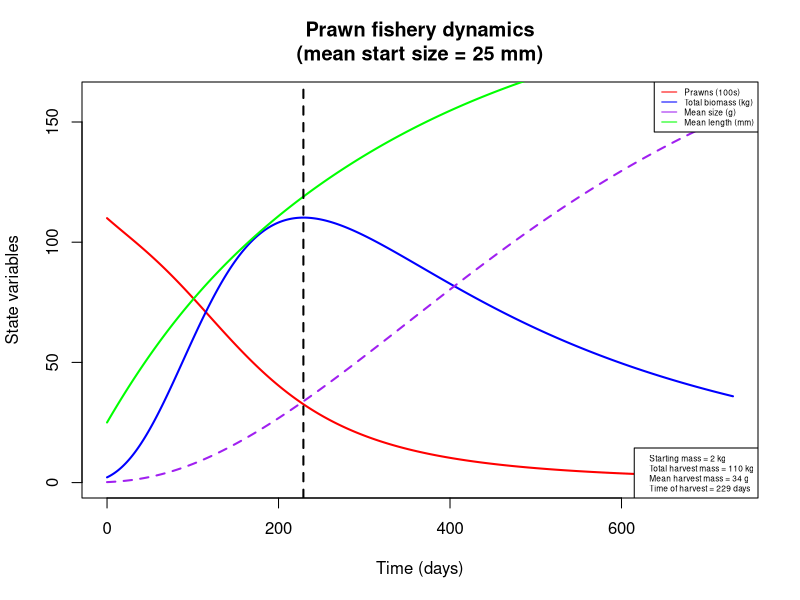
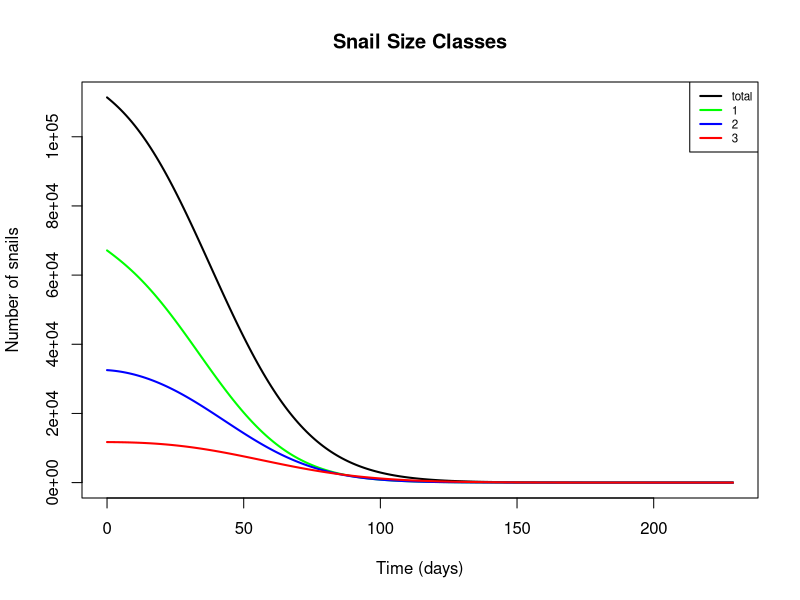
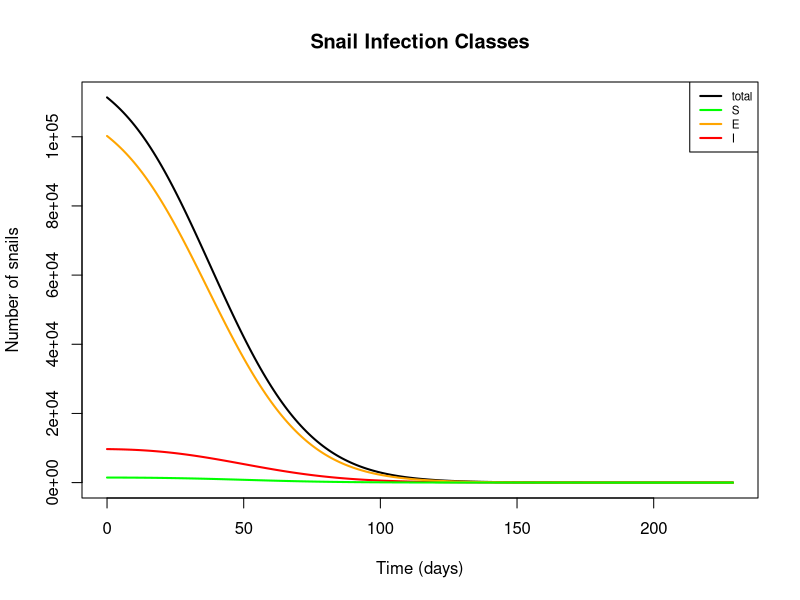
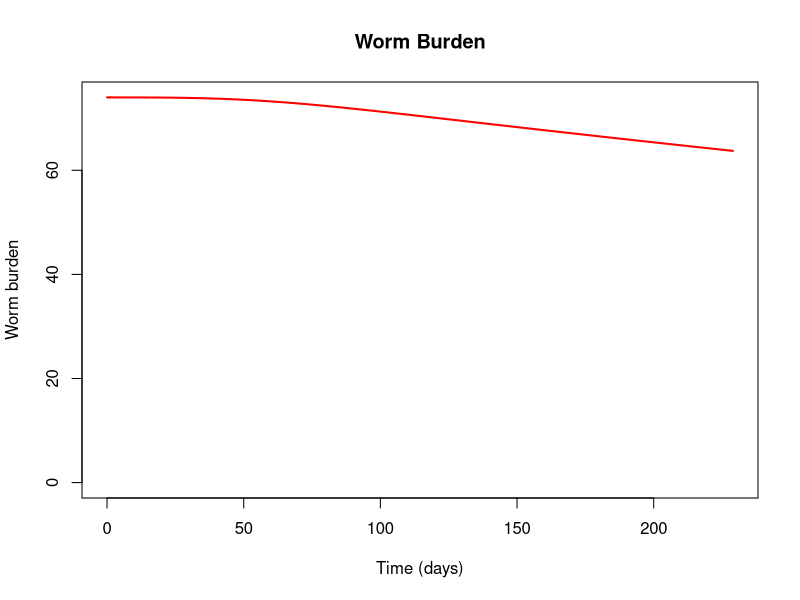
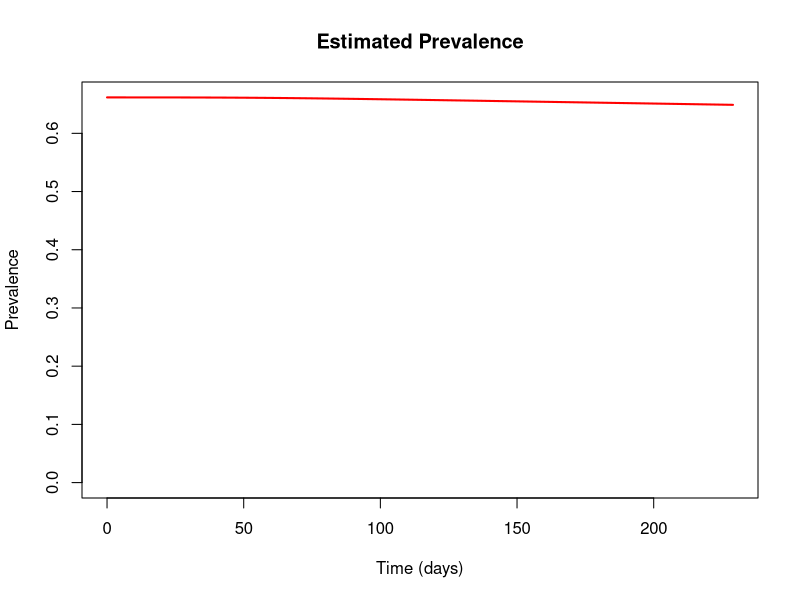
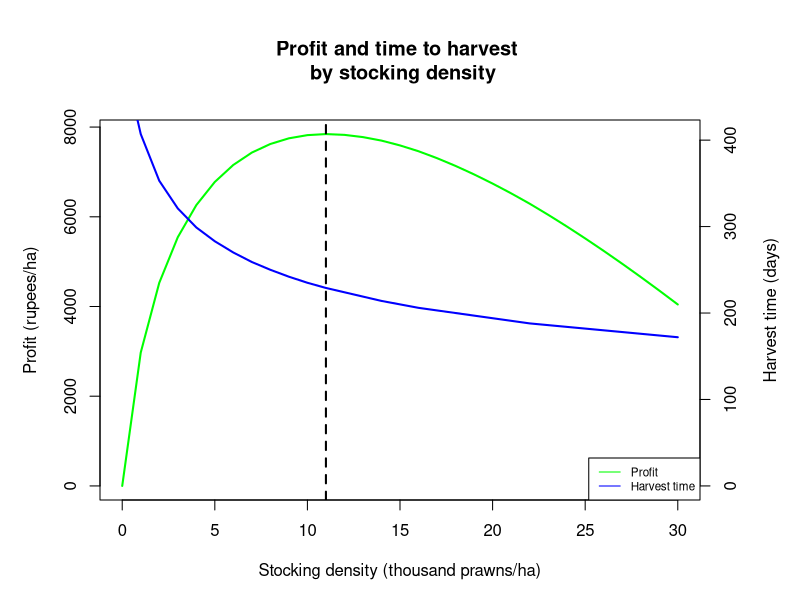
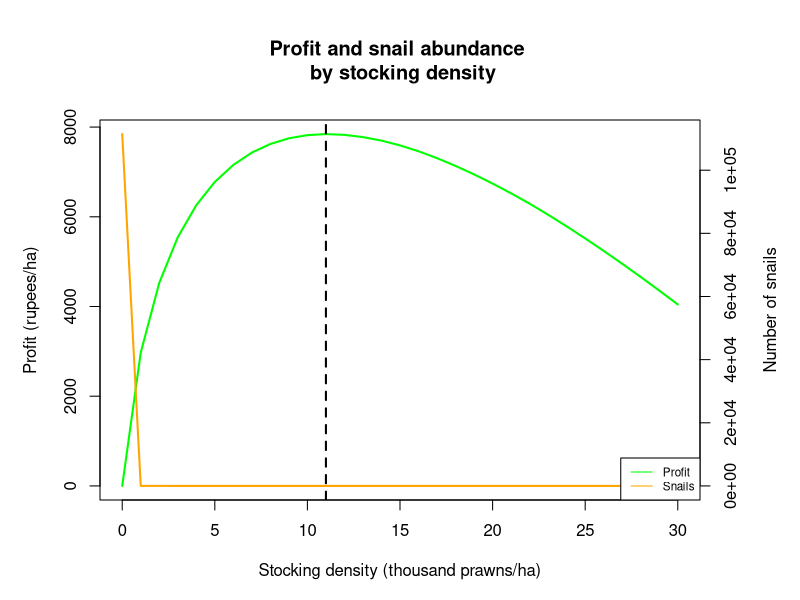
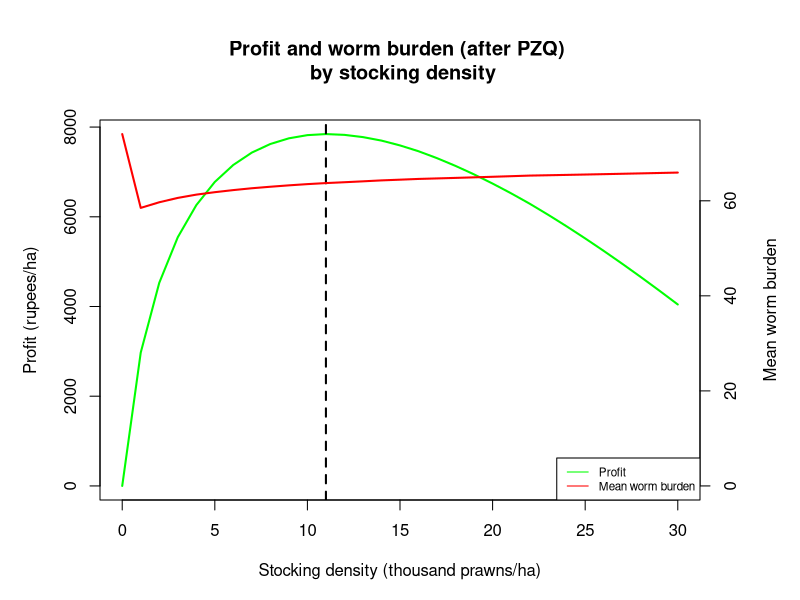

Recreate these plots in R, in order.
#### Full snail-prawn model including epidemiological, predation, and aquaculture components

## To-do list:
  # Add a pulse function for MDA (potentially with split populations)
  # Incorporate seasonality into model
  # Sensitivity analysis, particularly for prawn attack rate
  # Run simulations with Gates POC specifications

require(deSolve)

snail_prawn_model = function(t, n, parameters) { 
  with(as.list(parameters),{
    
    S1=n[1]
    S2=n[2]
    S3=n[3]
    E1=n[4]
    E2=n[5]
    E3=n[6]
    I2=n[7]
    I3=n[8]
    W=n[9]
    P=n[10]
    L=n[11]
    
    N1 = S1+E1     # Total snails of size class 1
    N2 = S2+E2+I2  # Total snails of size class 2
    N3 = S3+E3+I3  # Total snails of size class 3
    N = N1+N2+N3   # Total number of snails
    
    # Miracidial density per person as a function of mean worm burden (W) and miracidial shedding rate (m)
    M = m*0.5*W
    
    # Mean and total prawn biomass, converting from length (mm) to weight (g)
    Bm.p = (a.p*(L/10)^b.p)/10  
    Bm.t = P*Bm.p
    
    # Mean snail biomass in each size class, converting from length (cm) to weight (g)
    Bm.n1 = a.s*0.4^b.s  # 4mm size class
    Bm.n2 = a.s*0.8^b.s  # 8mm size class
    Bm.n3 = a.s*1.2^b.s  # 12mm size class
    
    # Prawn-to-snail mass ratios for each size class
    Bm.r1 = Bm.p / Bm.n1
    Bm.r2 = Bm.p / Bm.n2
    Bm.r3 = Bm.p / Bm.n3
    
    # Attack rates for each size class as a function of biomass ratio
    alpha1 = ar*Bm.r1
    alpha2 = ar*Bm.r2
    alpha3 = ar*Bm.r3
    
    # Adjusted attack rates, accounting for area of interest and limiting factors in the wild
    alpha_star1 = alpha1*s/A
    alpha_star2 = alpha2*s/A
    alpha_star3 = alpha3*s/A
    
    # Handling times for each size class as a function of biomass ratio
    handle1 = 1/(th*Bm.r1)
    handle2 = 1/(th*Bm.r2)
    handle3 = 1/(th*Bm.r3)
    
    # Functional responses for each size class
    psi1 = (P*alpha_star1) / (1+sum(alpha_star1*handle1*N1, alpha_star2*handle2*N2, alpha_star3*handle3*N3))
    psi2 = (P*alpha_star2) / (1+sum(alpha_star1*handle1*N1, alpha_star2*handle2*N2, alpha_star3*handle3*N3))
    psi3 = (P*alpha_star3) / (1+sum(alpha_star1*handle1*N1, alpha_star2*handle2*N2, alpha_star3*handle3*N3))
    
    ## Model equations:
    
    # Susceptible snails, class 1
    dS1dt = f*(1-N/(Kn*A))*(S2+S3+z*(E2+E3)) - muN1*S1 - psi1*S1 - g1*S1 - beta*M*H*S1
    
    # Susceptible snails, class 2
    dS2dt = g1*S1 - muN2*S2 - psi2*S2 - g2*S2 - beta*M*H*S2
    
    # Susceptible snails, class 3
    dS3dt = g2*S2 - muN3*S3 - psi3*S3 - beta*M*H*S3
    
    # Exposed (prepatent) snails, class 1
    dE1dt = beta*M*H*S1 - muN1*E1 - psi1*E1 - g1*E1 - sigma*X*E1
    
    # Exposed (prepatent) snails, class 2
    dE2dt = beta*M*H*S2 + g1*E1 - muN2*E2 - psi2*E2 - g2*E2 - sigma*E2
    
    # Exposed (prepatent) snails, class 3
    dE3dt = beta*M*H*S3 + g2*E2 - muN3*E3 - psi3*E3 - sigma*E3
    
    # Infectious (shedding) snails, class 2
    dI2dt = sigma*X*E1 + sigma*(1-rho)*E2 - (muN2 + muI)*I2 - psi2*I2 - g2*I2
    
    # Infectious (shedding) snails, class 3
    dI3dt = sigma*rho*E2 + sigma*E3 + g2*I2 - (muN3 + muI)*I3 - psi3*I3
    
    # Mean human worm burden
    dWdt = lambda*I2/A + theta*lambda*I3/A - (muW + muH)*W
    
    # Prawn abundance
    dPdt = -P*(muP*L^d + Bm.t/phi)
    
    # Mean prawn length (mm)
    dLdt = k/(1+gam*Bm.t)*(linf - L)
    
    
    return(list(c(dS1dt, dS2dt, dS3dt, dE1dt, dE2dt, dE3dt, dI2dt, dI3dt, dWdt, dPdt, dLdt)))
  }) 
} 


## Set initial values and parameters
area = 10000
nstart = c(S1 = 0.144*area, S2 = 0.002*area, S3 = 0, E1 = 6.57*area, E2 = 2.61*area, E3 = 0.843*area, 
           I2 = 0.640*area, I3 = 0.329*area, W = 74, P = 11000*area/10000, L = 25)
time = seq(0, 365*2, 1)

parameters=c(
  # Location parameters
  A = area,          # Area of site of interest, m^2
  H = 1000,          # Human population at site of interest
  
  # Snail reproductive parameters
  f = 0.26,          # Birth rate of adult snails (snails/reproductive snail/day, including survival to detection - more like a recruitment rate); 
                     #   adjusted from Sokolow et al. 2015 to account for the fact that class 1 snails are assumed to be juveniles and therefore don't reproduce
  Kn = 50,           # Carrying capacity of snails (snails/m^2), from Sokolow et al. 2015
  z = 0.5,           # Fraction of prepatent snails that can reproduce, from Sokolow et al. 2015
  
  # Snail growth parameters
  a.s = 0.187178454, # Allometric parameter for snail length-weight relationship, fitted to Sanna's data on B. glabrata
  b.s = 2.536764792, # Allometric parameter for snail length-weight relationship, fitted to Sanna's data on B. glabrata
  g1 = 1/37,         # Growth rate of small snails (size class transition rate, in terms of days to grow 4mm; adapted from McCreesh et al. 2014, assuming water temp. of 25 C)
  g2 = 1/62,         # Growth rate of medium snails (size class transition rate, in terms of days to grow 4mm; adapted from McCreesh et al. 2014, assuming water temp. of 25 C)
  
  # Snail mortality parameters
  muN1 = 1/40,       # Natural mortality rate of small snails (deaths/snail/day; assume mean lifespan = 50 days)
  muN2 = 1/50,       # Natural mortality rate of medium snails (deaths/snail/day; assume mean lifespan = 50 days)
  muN3 = 1/60,       # Natural mortality rate of large snails (deaths/snail/day; assume mean lifespan = 50 days)
  muI = 1/10,        # Additional mortality rate of shedding snails as a result of infection, from Sokolow et al. 2015
  
  # Prawn growth parameters
  a.p = 0.096868,    # Allometric parameter for prawn length-weight relationship, from Lalrinsanga et al. 2012 (M. rosenbergii, growout phase)
  b.p = 3.2944,      # Allometric parameter for prawn length-weight relationship, from Lalrinsanga et al. 2012 (M. rosenbergii, growout phase)
  k = 0.00339726,    # Growth coefficient, from Nwosu & Wolfi 2006 (M. vollenhovenii); alternate value for M. rosenbergii, from Sampaio & Wagner 1996: 0.0104333333
  linf = 206,        # Max length (mm), from Nwosu & Wolfi 2006 (M. vollenhovenii)
  gam = 1e-6,        # Density-dependent growth parameter (based on biomass per hectare); not yet fit
  
  # Prawn mortality parameters
  muP = 0.006136986, # Natural prawn mortality rate, from Nwosu & Wolfi 2006 (M. vollenhovenii)
  d = -0.25,         # Exponential parameter relating size with mortality; no source
  phi = 2e7,         # Density-dependent mortality parameter (based on biomass per hectare); not yet fit
  
  # Predation parameters
  ar = 0.037192,     # Coefficient for relationship between biomass ratio and attack rate, fitted to data from Sokolow et al. 2014
  th = 0.40450,      # Coefficient for relationship between biomass ratio and handling time, fitted to data from Sokolow et al. 2014
  s = 1/50,          # Scale factor limiting prawn attack rate in the wild (vs. lab conditions);
                     #   decreased from 1/10 to 1/50 in size class model to match expected elimination threshold
  
  # Infection parameters
  beta = 8e-5,       # Human-to-snail infection probability in reference area (infected snails/miracidia/snail/day); adjusted from Sokolow et al. 2015 (original value: 4e-6)
  m = 0.8,           # Miracidial shedding rate per adult female worm divided by miracidial mortality; from Sokolow et al. 2015
  sigma = 1/30,      # Latent period for exposed snails (infectious snails/exposed snail/day); adjusted from Sokolow et al. 2015 (original value: 1/50)
  X = 0,             # Fraction of exposed small snails that convert directly to medium shedding (ignored for now)
  rho = 0,           # Fraction of exposed medium snails that convert directly to large shedding (ignored for now)
  lambda = 0.05,     # Snail-to-human infection probability scaled to 1 m^2 (composite including cercarial shedding, mortality, infection, survival to patency); 
                     #   adjusted from Sokolow et al. 2015 (original value: 0.1)
  theta = 2,         # Scale factor describing increase in cercarial shedding rate in larger snails; from Chu & Dawood 1970 (estimated to be between 2 and 10)
  
  # Schisto mortality parameters
  muW = 1/(3.3*365), # Natural mortality rate of adult worms in humans, assuming average lifespan of 3.3 years, from Sokolow et al. 2015
  muH = 1/(60*365)   # Natural mortality of humans (contributing to worm mortality), assuming average lifespan of 60 years, from Sokolow et al. 2015
)



## Run model and assess outcomes over one or more aquaculture cycles

# Start with single run to calculate the time to optimal harvest and other fisheries statistics
output = as.data.frame(ode(nstart, time, snail_prawn_model, parameters))
output$B = ((parameters['a.p']*(output$L/10)^parameters['b.p'])/10)       # Mean prawn biomass, transformed from length using allometric equation
output$Bt = output$B*output$P                                             # Total prawn biomass

start.mass.kg = output$Bt[output$time == 0]/1000                          # Total prawn biomass at beginning of cycle, in kg
harvest.mass.kg = max(output$Bt)/1000                                     # Total prawn biomass at end of cycle, in kg
harvest.size = output$B[output$Bt == max(output$Bt)]                      # Average prawn biomass at harvest, in g
harvest.time = output$time[output$Bt == max(output$Bt)]                   # Time to optimal harvest, in days

# Plot prawn aquaculture dynamics
plot(x = output$time, y = output$P/100, col = 'red', xlab = 'Time (days)', ylab = 'State variables', 
     type = 'l', lwd=2, xlim = c(0, max(output$time)), ylim = c(0, max(output$Bt/1000)+50),
     main = paste('Prawn fishery dynamics\n', '(mean start size = ', as.numeric(nstart[11]), ' mm)', sep = ''))
lines(x = output$time, y = output$Bt/1000, col = 'blue', lwd=2)
lines(x = output$time, y = output$B, col = 'purple', lwd=2, lty=2)
lines(x = output$time, y = output$L, col = 'green', lwd=2)
abline(v = harvest.time, lty = 2, lwd = 2)
legend('topright', legend = c('Prawns (100s)', 'Total biomass (kg)', 'Mean size (g)', 'Mean length (mm)'), 
       lty = 1, col = c('red', 'blue', 'purple', 'green'), cex = 0.5)
legend('bottomright', legend = c(paste('Starting mass =', round(start.mass.kg), 'kg', sep = ' '),
                                 paste('Total harvest mass =', round(harvest.mass.kg), 'kg', sep = ' '), 
                                 paste('Mean harvest mass =', round(harvest.size), 'g', sep = ' '), 
                                 paste('Time of harvest =', round(harvest.time), 'days', sep = ' ')), cex=0.5)

# Run model for the desired number of cycles
ncycles = 1
nstart.lt = nstart
time.lt = seq(0, harvest.time, 1)
output.lt = data.frame()
for (i in 1:ncycles) {
  output.tmp = as.data.frame(ode(nstart.lt, time.lt, snail_prawn_model, parameters))
  output.tmp$time = output.tmp$time + (i-1)*harvest.time
  output.lt = rbind(head(output.lt, -1), output.tmp)
  nstart.lt['S1'] = tail(output.lt$S1, 1)
  nstart.lt['S2'] = tail(output.lt$S2, 1)
  nstart.lt['S3'] = tail(output.lt$S3, 1)
  nstart.lt['E1'] = tail(output.lt$E1, 1)
  nstart.lt['E2'] = tail(output.lt$E2, 1)
  nstart.lt['E3'] = tail(output.lt$E3, 1)
  nstart.lt['I2'] = tail(output.lt$I2, 1)
  nstart.lt['I3'] = tail(output.lt$I3, 1)
  nstart.lt['W'] = tail(output.lt$W, 1)
}

output.lt$S.t = output.lt$S1 + output.lt$S2 + output.lt$S3                      # Total susceptible snails
output.lt$E.t = output.lt$E1 + output.lt$E2 + output.lt$E3                      # Total exposed snails 
output.lt$I.t = output.lt$I2 + output.lt$I3                                     # Total infected snails
output.lt$N1.t = output.lt$S1 + output.lt$E1                                    # Total snails of size class 1
output.lt$N2.t = output.lt$S2 + output.lt$E2 + output.lt$I2                     # Total snails of size class 2
output.lt$N3.t = output.lt$S3 + output.lt$E3 + output.lt$I3                     # Total snails of size class 3
output.lt$N.t = output.lt$S.t + output.lt$E.t + output.lt$I.t                   # Total snails
output.lt$prev = pnbinom(2, size = 0.25, mu = output.lt$W, lower.tail = FALSE)  # Estimated prevalence, using a negative binomial dist. with k = 0.25
output.lt$B = ((parameters['a.p']*(output.lt$L/10)^parameters['b.p'])/10)       # Mean prawn biomass, transformed from length using allometric equation
output.lt$Bt = output.lt$B*output.lt$P                                          # Total prawn biomass

# Plot snail dynamics by size class
plot(x = output.lt$time, y = output.lt$N.t, type = 'l', col = 'black', lwd=2, xlab = 'Time (days)', 
     ylab = 'Number of snails', ylim = c(0,max(output.lt$N.t)),
     main = 'Snail Size Classes')
lines(output.lt$time, output.lt$N1.t, col = 'green', lwd = 2)
lines(output.lt$time, output.lt$N2.t, col = 'blue', lwd = 2)
lines(output.lt$time, output.lt$N3.t, col = 'red', lwd = 2)
legend('topright', legend = c('total', '1', '2', '3'), lwd = 2, col = c('black', 'green', 'blue', 'red'), cex = 0.7)

# Plot snail dynamics by infection class
plot(x = output.lt$time, y = output.lt$N.t, type = 'l', col = 'black', lwd=2, xlab = 'Time (days)', 
     ylab = 'Number of snails', ylim = c(0,max(output.lt$N.t)), 
     main = 'Snail Infection Classes')
lines(output.lt$time, output.lt$I.t, col = 'red', lwd = 2)
lines(output.lt$time, output.lt$E.t, col = 'orange', lwd = 2)
lines(output.lt$time, output.lt$S.t, col = 'green', lwd = 2)
legend('topright', legend = c('total', 'S', 'E', 'I'), lwd = 2, col = c('black', 'green', 'orange', 'red'), cex = 0.7)

# Plot mean human worm burden and prevalence of infection
plot(x = output.lt$time, y = output.lt$W, type = 'l', col = 'red', lwd=2, xlab = 'Time (days)', 
     ylab = 'Worm burden', ylim = c(0,max (output.lt$W)),
     main = 'Worm Burden')
plot(x = output.lt$time, y = output.lt$prev, type = 'l', col = 'red', lwd=2, xlab = 'Time (days)', 
     ylab = 'Prevalence', ylim = c(0,max (output.lt$prev)),
     main = 'Estimated Prevalence')



## Assess single-cycle outcomes over multiple stocking densities
#  NOTE: set parameters and initial values first!

# Run the model over the desired range of stocking densities (in thousands of post-larvae);
# set initial MWB to 74 to match disease equilibrium, or 2 to mimic PZQ administration
x = c(0:30)
nstart.sd = nstart
nstart.sd['W'] = 74
time.sd = seq(0, 500, 1)
harvest = numeric(length(x))
harvest.t = numeric(length(x))
snails = numeric(length(x))
worms = numeric(length(x))
for (i in x) {
  nstart.sd['P'] = 1000*i
  output.sd = as.data.frame(ode(nstart.sd, time.sd, snail_prawn_model, parameters))
  output.sd$S.t = output.sd$S1 + output.sd$S2 + output.sd$S3
  output.sd$E.t = output.sd$E1 + output.sd$E2 + output.sd$E3
  output.sd$I.t = output.sd$I2 + output.sd$I3
  output.sd$Inf.t = output.sd$E.t + output.sd$I.t
  output.sd$N.t = output.sd$S.t + output.sd$E.t + output.sd$I.t
  output.sd$B = ((parameters['a.p']*(output.sd$L/10)^parameters['b.p'])/10)
  output.sd$Bt = output.sd$B*output.sd$P
  harvest[i+1] = max(output.sd$Bt)/1000
  ht.tmp = output.sd$time[output.sd$Bt == max(output.sd$Bt)]
  harvest.t[i+1] = ifelse(ht.tmp != 0, ht.tmp, max(output.sd$time))
  snails[i+1] = output.sd$N.t[output.sd$time == harvest.t[i+1]]
  worms[i+1] = output.sd$W[output.sd$time == harvest.t[i+1]]
}

# Price estimates for profit calculation from Tamil Nadu Agricultural University, http://agritech.tnau.ac.in/fishery/fish_freshwaterprawn.html
p = 140                                           # Weighted average market price of prawns, in rupees/kg 
c = 600                                           # Cost of post-larvae, in rupees/1000 PL
delta = -log(1-0.1)/365                           # Discount rate, equivalent to 10%/year
profit = p*harvest*exp(-delta*(harvest.t)) - c*x  # Profit function, in terms of revenue (discounted by time to harvest) minus stocking costs 

# Plot estimated profit and time to harvest over stocking density
# (after one aquaculture cycle)
par(mar = c(5,5,6,5))
plot(x, profit, col = 'green', xlab = 'Stocking density (thousand prawns/ha)', ylab = 'Profit (rupees/ha)',
     type = 'l', lwd = 2, main = 'Profit and time to harvest \n by stocking density')
abline(v = which.max(profit)-1, lty = 2, lwd = 2)
par(new = T)
plot(x, harvest.t, col = 'blue', axes = F, xlab = NA, ylab = NA, ylim = c(0, max(harvest.t[-1])), type = 'l', lwd = 2)
axis(side = 4)
mtext(side = 4, line = 3, 'Harvest time (days)')
legend('bottomright', legend = c('Profit', 'Harvest time'), lty = 1, col = c('green', 'blue'), cex = 0.7)

# Plot estimated profit and snail abundance over stocking density
# (after one aquaculture cycle)
par(mar = c(5,5,6,5))
plot(x, profit, col = 'green', xlab = 'Stocking density (thousand prawns/ha)', ylab = 'Profit (rupees/ha)',
     type = 'l', lwd = 2, main = 'Profit and snail abundance \n by stocking density')
abline(v = which.max(profit)-1, lty = 2, lwd = 2)
par(new = T)
plot(x, snails, col = 'orange', axes = F, xlab = NA, ylab = NA, ylim = c(0, max(snails)), type = 'l', lwd = 2)
axis(side = 4)
mtext(side = 4, line = 3, 'Number of snails')
legend('bottomright', legend = c('Profit', 'Snails'), lty = 1, col = c('green', 'orange'), cex = 0.7)

# Plot estimated profit and mean worm burden over stocking density
# (after one aquaculture cycle)
par(mar = c(5,5,6,5))
plot(x, profit, col = 'green', xlab = 'Stocking density (thousand prawns/ha)', ylab = 'Profit (rupees/ha)',
     type = 'l', lwd = 2, main = 'Profit and worm burden (after PZQ) \n by stocking density')
abline(v = which.max(profit)-1, lty = 2, lwd = 2)
par(new = T)
plot(x, worms, col = 'red', axes = F, xlab = NA, ylab = NA, ylim = c(0, max(worms)), type = 'l', lwd = 2)
axis(side = 4)
mtext(side = 4, line = 3, 'Mean worm burden')
legend('bottomright', legend = c('Profit', 'Mean worm burden'), lty = 1, col = c('green', 'red'), cex = 0.7)
